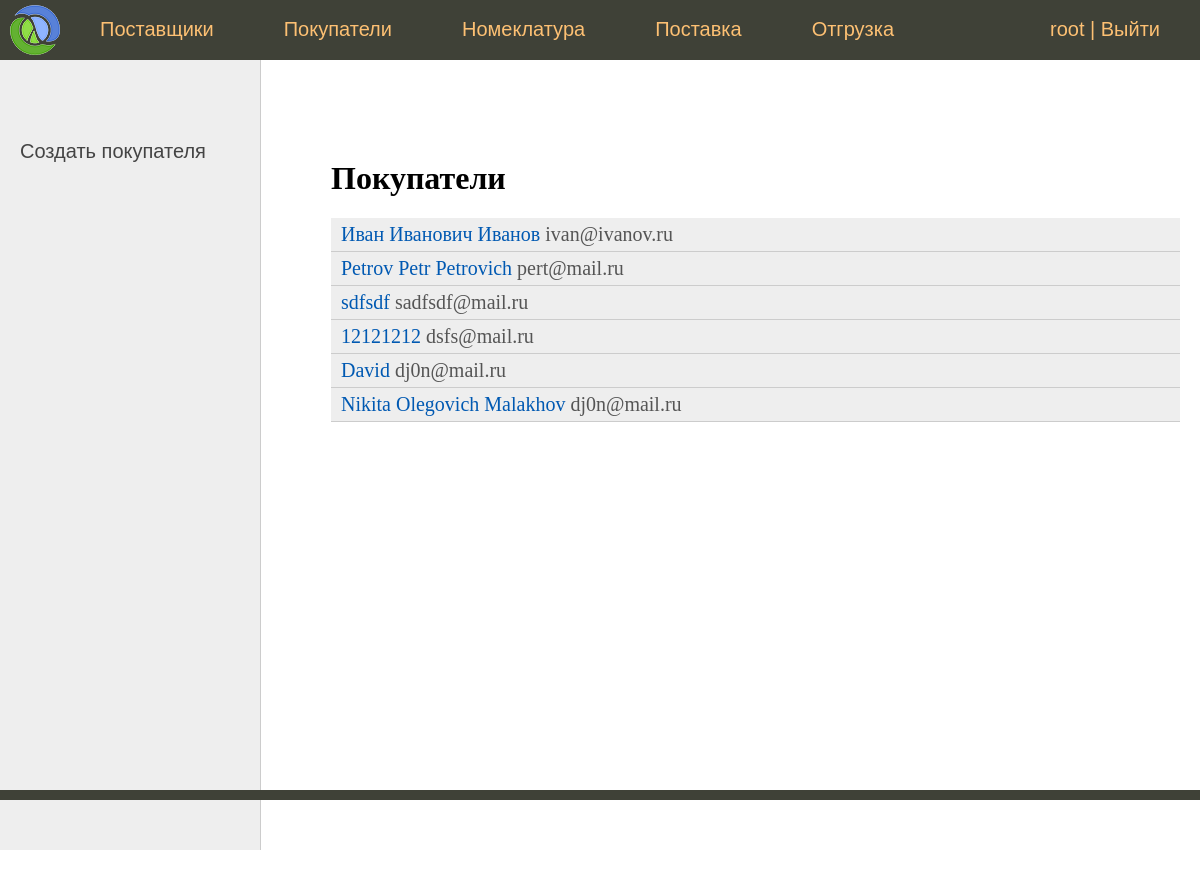
Screenshot of /buyer/ (signed in) with the database file from the repository.
### sklad/models.py (models this page shows, shortened)
class Contactor(models.Model):
    fio = models.CharField('Фамилия Имя Отчество', max_length=100)
    email = models.EmailField('Email')
    phone = models.IntegerField('Телефон')

class Buyer(Contactor):
    class Meta:
        verbose_name = 'Покупатель'
        verbose_name_plural = 'Покупатели'
    def get_absolute_url(self):
        return reverse('buyer', kwargs={'pk': self.pk})

class Contactor(models.Model):
    fio = models.CharField('Фамилия Имя Отчество', max_length=100)
    email = models.EmailField('Email')
    phone = models.IntegerField('Телефон')

### sklad/views.py (the view)
# urls.py: path('buyer/', BuyerListView.as_view(), name='buyer_list'),  #
class BuyerListView(SuperUserRequiredMixin, DataMixin, ListView):
    model = Buyer
    template_name = 'sklad/contactor_list.html'
    context_object_name = 'buyers'
    def get_context_data(self, *, object_list=None, **kwargs):
        context = super().get_context_data(**kwargs)
        c_def = self.get_user_context()
        context = dict(list(context.items()) + list(c_def.items()))
        context['left_menu'] = [
            {'url_name': 'buyer_add', 'title': 'Создать покупателя'}
        ]
        context['title'] = 'Покупатели'
        return context

### sklad/mixin.py (called while the page is built)
    def dispatch(self, request, *args, **kwargs):
        if not request.user.is_superuser:
            return self.handle_no_permission()
        return super().dispatch(request, *args, **kwargs)

    def get_user_context(self, **kwargs):
        context = kwargs
        if self.request.user.is_superuser:
            context['menu'] = menu
        return context

### sklad/templates/sklad/contactor_list.html (shortened to what this page needs)
{% extends 'sklad/base.html' %}
{% block left_menu %}
    {% include 'sklad/left_menu.html' %}
{% endblock %}
{% block content %}
<h1>{{ title }}</h1>
<ul class="list-articles">
    {% if buyers %}
	{% for n in buyers %}
        <li>
            <div class="article-panel">
                <p class="first"><a href="{{ n.get_absolute_url }}">{{ n.fio }}</a> {{ n.email }}</p>
            </div>
        </li>
	{% endfor %}
    {% endif %}
</ul>
{% endblock %}

### sklad/templates/sklad/base.html (shortened to what this page needs)
{% load static %}
<!DOCTYPE html>
<html>
<head>
	<link type="text/css" href="{% static 'sklad/css/styles.css' %}" rel="stylesheet" />
</head>
<body>
<table class="table-page" border=0 cellpadding="0" cellspacing="0">
<tr><td valign=top>
{% block mainmenu %}
		<div class="header">
			<ul id="mainmenu" class="mainmenu">
			<li class="logo"><a href="{% url 'home' %}"><div class="logo"></div></a></li>
{% for m in menu %}
			<li><a href="{% url m.url_name %}">{{m.title}}</a></li>
{% endfor %}
            {% if request.user.is_authenticated %}
				<li class="last">{{ user.username }} | <a href="{% url 'logout' %}">Выйти</a></li>
            {% else %}
                <li class="last"><a href="{% url 'login' %}">Войти</a></li>
            {% endif %}
			</ul>
		</div>
{% endblock mainmenu %}
<table class="table-content" border=0 cellpadding="0" cellspacing="0">
<tr>
	<td valign="top" class="left-chapters">
{% block left_menu %}{% endblock %}
</td>
<td valign="top" class="content">
	<div class="content-text">
{% block content %}
{% endblock %}
	</div>
</td></tr></table>
</td></tr>
<tr><td valign=top>
	<div id="footer">
	</div>
</td></tr></table>
</body>
</html>

### sklad/static/sklad/css/styles.css (style rules this page uses)
html, body { font-family: 'Arial'; margin: 0; padding: 0; height: 100%; width: 100%; color: #444; }
a { color: #0059b2; text-decoration: none; }
div.article-panel { background: #eee; padding: 5px 10px 5px 10px; box-sizing: border-box; overflow: hidden; color: #555; }
div.article-panel p.first { margin: 0; float: left; }
ul.list-articles { list-style: none; margin: 0; padding: 0; }
ul.list-articles li { border-bottom: 1px solid #ccc; }
.table-page { width: 100%; height: 100%; vertical-align: top; }
.table-page tr { height: 100%; }
.header { background: #3F4137; height: 60px; }
.logo { background: url('../images/logo.png') no-repeat 10px 5px; width: 70px; height: 60px; }
ul.mainmenu { list-style: none; margin: 0; padding: 0; height: 60px; color: #fdc073; font-size: 20px; overflow: hidden; }
ul.mainmenu li { float: left; margin: 18px 40px 0 30px; }
ul.mainmenu li.logo { margin: 0; }
ul.mainmenu li.last { float: right; }
ul.mainmenu li a { color: #fdc073; text-decoration: none; }
.table-content { width: 100%; min-height: 100%; height: 100%; }
.left-chapters { margin: 0; background: #eee; border-right: 1px solid #ccc; min-height: 100%; }
.content { padding: 40px 20px 20px 40px; width: 100%; box-sizing: border-box; }
.content-text { margin: 60px 0 0 30px; color: #000; font-size: 20px; font-family: Yandex Sans Display Light; }
.content-text h1 { font-size: 32px; }
#footer { box-sizing: border-box; background: #3F4137; padding: 5px; color: #aaa; font-size: 14px; font-family: Verdana, Geneva, Arial, Helvetica; text-align: left; overflow: hidden; }

### rows the page displays
Buyer: fio "Иван Иванович Иванов", email "ivan@ivanov.ru"
Buyer: fio "Petrov Petr Petrovich", email "pert@mail.ru"
Buyer: fio "sdfsdf", email "sadfsdf@mail.ru"
Buyer: fio "12121212", email "dsfs@mail.ru"
Buyer: fio "David", email "dj0n@mail.ru"
Buyer: fio "Nikita Olegovich Malakhov", email "dj0n@mail.ru"

### other values shown
{{ m.title }} "Поставщики" "Покупатели" "Номеклатура" "Поставка" "Отгрузка"
{{ user.username }} "root"
{{ m.title }} "Создать покупателя"
{{ title }} "Покупатели"
